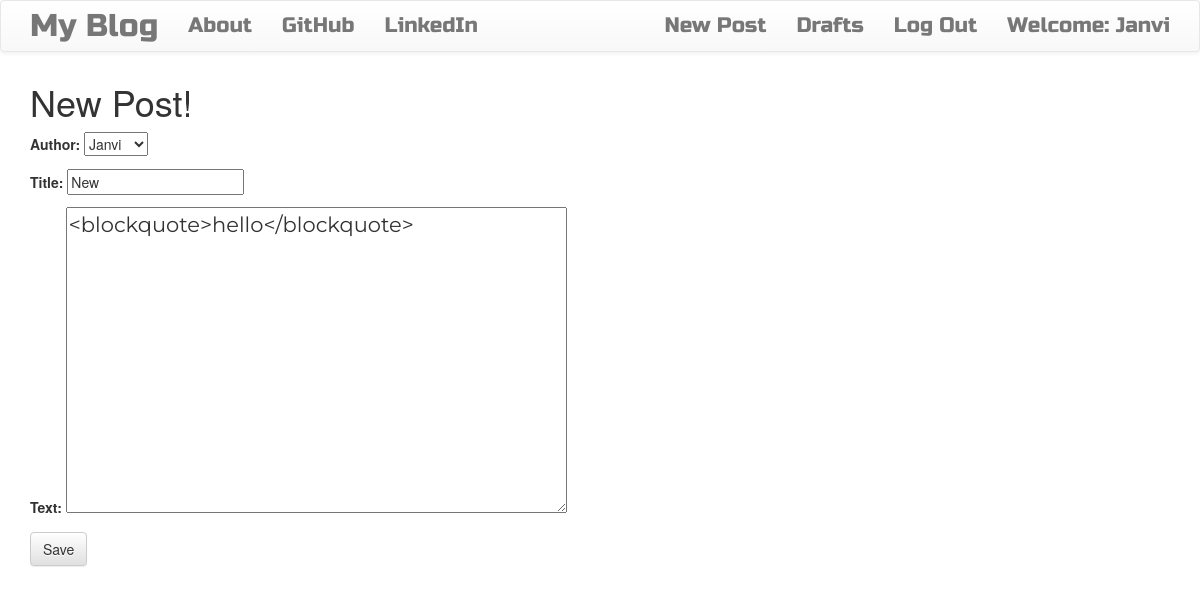
Screenshot of /post/1/edit/ (signed in) with the database file from the repository.
### blog/models.py (models this page shows, shortened)
class Post(models.Model):
    author = models.ForeignKey('auth.User', on_delete=models.DO_NOTHING)
    title = models.CharField(max_length=200)
    text = models.TextField()
    created_date = models.DateTimeField(default=timezone.now())
    published_date = models.DateTimeField(blank=True, null=True)

### blog/views.py (the view)
class PostUpdateView(LoginRequiredMixin, UpdateView):
    login_url = '/login/'
    redirect_field_name = 'blog/post_detail.html'
    form_class = PostForm
    model = Post

### blog/forms.py
class PostForm(forms.ModelForm):
    class Meta():
        model = Post
        fields = ('author', 'title', 'text')
        widgets = {
            'title': forms.TextInput(attrs={'class': 'textinputclass'}),
            'text': forms.Textarea(attrs={'class': 'editable medium-editor-textarea postcontent'}),
        }

### blog/templates/blog/post_form.html (shortened to what this page needs)
{% extends "blog/base.html" %} {% block content %}
<h1>New Post!</h1>
<form class="post-form" method="POST">
  {% csrf_token %} {{ form.as_p }}
  <button type="submit" class="save btn btn-default">Save</button>
</form>
{% endblock %}

### blog/templates/blog/base.html (shortened to what this page needs)
<!DOCTYPE html>
{% load static %}
<html>
    <head>
        <link rel="stylesheet" href="https://maxcdn.bootstrapcdn.com/bootstrap/3.3.7/css/bootstrap.min.css">
        <link rel="stylesheet" href="https://maxcdn.bootstrapcdn.com/bootstrap/3.3.7/css/bootstrap-theme.min.css">
        <link rel="stylesheet" href="//cdn.jsdelivr.net/npm/medium-editor@latest/dist/css/medium-editor.min.css" type="text/css" media="screen" charset="utf-8">
        <link rel="stylesheet" href="{% static 'css/blog.css' %}">
    </head>
    <body class='loader'>
        <nav class="navbar navbar-default techfont custom-navbar">
            <div class="container">
                <ul class="nav navbar-nav">
                    <li><a class='navbar-brand bigbrand' href="{% url 'post_list' %}">My Blog</a></li>
                    <li><a href="{% url 'about' %}">About</a></li>
                    <li><a href="https://github.com/">GitHub</a></li>
                    <li><a href="https://www.linkedin.com/">LinkedIn</a></li>
                </ul>
                <ul class='nav navbar-nav navbar-right'>
                    {% if user.is_authenticated %}
                    <li>
                        <a href="{% url 'post_new' %}">New Post</a>
                    </li>
                    <li>
                        <a href="{% url 'post_draft_list' %}">Drafts</a>
                    </li>
                    <li>
                        <a href="{% url 'logout' %}">Log Out</a>
                    </li>
                    <li>
                        <a>Welcome: {{ user.username }}</a>
                    </li>
                     {% else %}
                     <li>
                        <a class='nav navbar-right' href="{% url 'login' %}"><span class='glyphicon glyphicon-user'></span>></a>
                    </li>
                    {% endif %}
                </ul>
           </div>
         </nav>
         <div class="content container">
             <div class="row">
                 <div class="col-md-8">
                     <div class="blog_posts">
                         {% block content %}
                         {% endblock %}
                     </div>
                 </div>
             </div>
         </div>
     </body>
</html>

### blog/static/css/blog.css (style rules this page uses)
.techfont { font-family:'Russo One',sans-serif ; font-size: 1.5em; margin-bottom: 10px; }
.bigbrand { font-size: 1.5em; }
.postcontent { font-family: 'Montserrat'; font-size: 1.5em; }
.loader { filter:hue-rotate(0deg); color:linear-gradient(45deg,#0f8,#08f); animation:hue 10000ms infinite linear; }

### rows the page displays
Post: author "Janvi", title "New", text "<blockquote>hello</blockquote>"

### other values shown
{{ user.username }} "Janvi"
